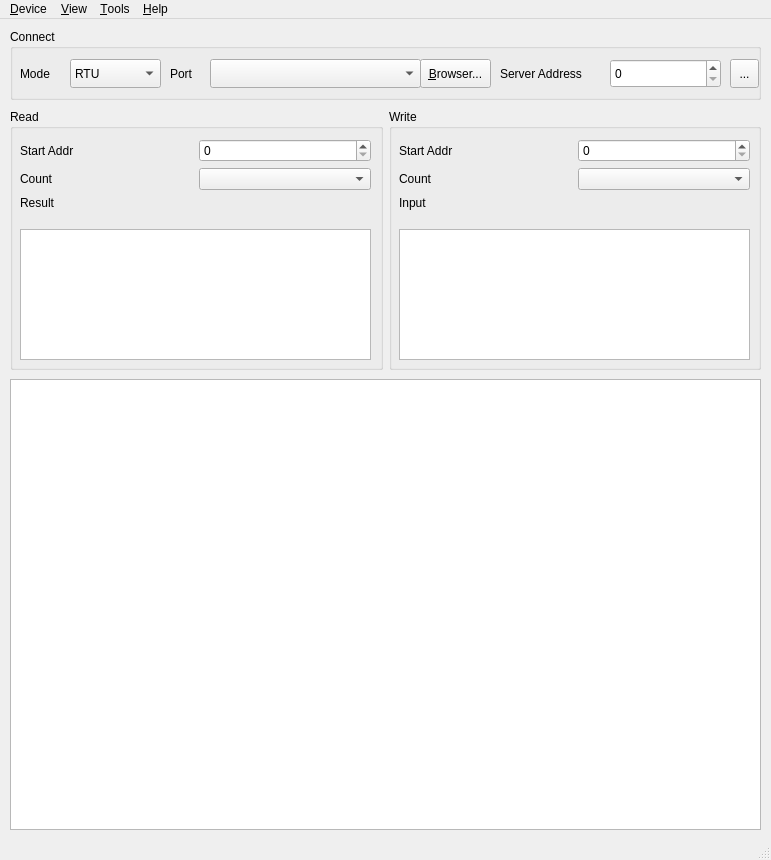
<?xml version="1.0" encoding="UTF-8"?>
<ui version="4.0">
 <class>mainwindow_gui</class>
 <widget class="QMainWindow" name="mainwindow_gui">
  <property name="geometry">
   <rect>
    <x>0</x>
    <y>0</y>
    <width>771</width>
    <height>860</height>
   </rect>
  </property>
  <property name="windowTitle">
   <string>Gas</string>
  </property>
  <property name="documentMode">
   <bool>false</bool>
  </property>
  <property name="dockNestingEnabled">
   <bool>false</bool>
  </property>
  <property name="unifiedTitleAndToolBarOnMac">
   <bool>false</bool>
  </property>
  <widget class="QWidget" name="centralwidget">
   <widget class="QWidget" name="gridLayoutWidget">
    <property name="geometry">
     <rect>
      <x>10</x>
      <y>90</y>
      <width>751</width>
      <height>261</height>
     </rect>
    </property>
    <layout class="QGridLayout" name="gridLayout">
     <item row="0" column="1">
      <widget class="QGroupBox" name="groupBox_3">
       <property name="title">
        <string>Write</string>
       </property>
       <widget class="QWidget" name="gridLayoutWidget_3">
        <property name="geometry">
         <rect>
          <x>10</x>
          <y>30</y>
          <width>351</width>
          <height>91</height>
         </rect>
        </property>
        <layout class="QGridLayout" name="gridLayout_5">
         <item row="1" column="1">
          <widget class="QComboBox" name="comboBox_5"/>
         </item>
         <item row="0" column="1">
          <widget class="QSpinBox" name="spinBox_4"/>
         </item>
         <item row="1" column="0">
          <widget class="QLabel" name="label_10">
           <property name="text">
            <string>Count</string>
           </property>
          </widget>
         </item>
         <item row="3" column="0">
          <spacer name="verticalSpacer_3">
           <property name="orientation">
            <enum>Qt::Vertical</enum>
           </property>
           <property name="sizeHint" stdset="0">
            <size>
             <width>20</width>
             <height>40</height>
            </size>
           </property>
          </spacer>
         </item>
         <item row="0" column="0">
          <widget class="QLabel" name="label_11">
           <property name="text">
            <string>Start Addr</string>
           </property>
          </widget>
         </item>
         <item row="2" column="0">
          <widget class="QLabel" name="label_12">
           <property name="text">
            <string>Input</string>
           </property>
          </widget>
         </item>
        </layout>
       </widget>
       <widget class="QTextEdit" name="textEdit_3">
        <property name="geometry">
         <rect>
          <x>10</x>
          <y>120</y>
          <width>351</width>
          <height>131</height>
         </rect>
        </property>
       </widget>
      </widget>
     </item>
     <item row="0" column="0">
      <widget class="QGroupBox" name="groupBox_2">
       <property name="title">
        <string>Read</string>
       </property>
       <widget class="QWidget" name="gridLayoutWidget_2">
        <property name="geometry">
         <rect>
          <x>10</x>
          <y>30</y>
          <width>351</width>
          <height>91</height>
         </rect>
        </property>
        <layout class="QGridLayout" name="gridLayout_3">
         <item row="1" column="1">
          <widget class="QComboBox" name="comboBox_3"/>
         </item>
         <item row="1" column="0">
          <widget class="QLabel" name="label_5">
           <property name="text">
            <string>Count</string>
           </property>
          </widget>
         </item>
         <item row="0" column="0">
          <widget class="QLabel" name="label_4">
           <property name="text">
            <string>Start Addr</string>
           </property>
          </widget>
         </item>
         <item row="0" column="1">
          <widget class="QSpinBox" name="spinBox_2"/>
         </item>
         <item row="2" column="0">
          <widget class="QLabel" name="label_6">
           <property name="text">
            <string>Result</string>
           </property>
          </widget>
         </item>
         <item row="3" column="0">
          <spacer name="verticalSpacer">
           <property name="orientation">
            <enum>Qt::Vertical</enum>
           </property>
           <property name="sizeHint" stdset="0">
            <size>
             <width>20</width>
             <height>40</height>
            </size>
           </property>
          </spacer>
         </item>
        </layout>
       </widget>
       <widget class="QTextEdit" name="textEdit_2">
        <property name="geometry">
         <rect>
          <x>10</x>
          <y>120</y>
          <width>351</width>
          <height>131</height>
         </rect>
        </property>
       </widget>
      </widget>
     </item>
    </layout>
   </widget>
   <widget class="QTextEdit" name="textEdit">
    <property name="geometry">
     <rect>
      <x>10</x>
      <y>360</y>
      <width>751</width>
      <height>451</height>
     </rect>
    </property>
   </widget>
   <widget class="QGroupBox" name="groupBox_6">
    <property name="geometry">
     <rect>
      <x>10</x>
      <y>10</y>
      <width>751</width>
      <height>71</height>
     </rect>
    </property>
    <property name="title">
     <string>Connect</string>
    </property>
    <widget class="QLabel" name="label_19">
     <property name="geometry">
      <rect>
       <x>160</x>
       <y>30</y>
       <width>30</width>
       <height>29</height>
      </rect>
     </property>
     <property name="text">
      <string>Port</string>
     </property>
    </widget>
    <widget class="QComboBox" name="comboBox_12">
     <property name="geometry">
      <rect>
       <x>200</x>
       <y>30</y>
       <width>211</width>
       <height>29</height>
      </rect>
     </property>
    </widget>
    <widget class="QPushButton" name="pushButton_2">
     <property name="geometry">
      <rect>
       <x>410</x>
       <y>30</y>
       <width>71</width>
       <height>29</height>
      </rect>
     </property>
     <property name="text">
      <string>&amp;Browser...</string>
     </property>
    </widget>
    <widget class="QLabel" name="label_20">
     <property name="geometry">
      <rect>
       <x>10</x>
       <y>30</y>
       <width>41</width>
       <height>29</height>
      </rect>
     </property>
     <property name="text">
      <string>Mode</string>
     </property>
    </widget>
    <widget class="QComboBox" name="comboBox_13">
     <property name="geometry">
      <rect>
       <x>60</x>
       <y>30</y>
       <width>91</width>
       <height>29</height>
      </rect>
     </property>
     <item>
      <property name="text">
       <string>RTU</string>
      </property>
     </item>
     <item>
      <property name="text">
       <string>TCP</string>
      </property>
     </item>
    </widget>
    <widget class="QLabel" name="label_21">
     <property name="geometry">
      <rect>
       <x>490</x>
       <y>30</y>
       <width>105</width>
       <height>29</height>
      </rect>
     </property>
     <property name="text">
      <string>Server Address</string>
     </property>
    </widget>
    <widget class="QSpinBox" name="spinBox_7">
     <property name="geometry">
      <rect>
       <x>600</x>
       <y>30</y>
       <width>111</width>
       <height>29</height>
      </rect>
     </property>
    </widget>
    <widget class="QToolButton" name="toolButton_5">
     <property name="geometry">
      <rect>
       <x>720</x>
       <y>30</y>
       <width>29</width>
       <height>29</height>
      </rect>
     </property>
     <property name="text">
      <string>...</string>
     </property>
     <property name="icon">
      <iconset>
       <normaloff>../../.designer/backup/images/disconnect.png</normaloff>../../.designer/backup/images/disconnect.png</iconset>
     </property>
    </widget>
   </widget>
  </widget>
  <widget class="QStatusBar" name="statusbar"/>
  <widget class="QMenuBar" name="menubar">
   <property name="geometry">
    <rect>
     <x>0</x>
     <y>0</y>
     <width>771</width>
     <height>21</height>
    </rect>
   </property>
   <widget class="QMenu" name="menu_Device">
    <property name="title">
     <string>&amp;Device</string>
    </property>
    <addaction name="action_connect"/>
    <addaction name="action_disconnect"/>
    <addaction name="separator"/>
    <addaction name="action_exit"/>
   </widget>
   <widget class="QMenu" name="menu_Mode">
    <property name="title">
     <string>&amp;View</string>
    </property>
    <widget class="QMenu" name="menu_debug">
     <property name="title">
      <string>&amp;Debug</string>
     </property>
     <property name="icon">
      <iconset>
       <normaloff>../../.designer/backup/images/test.png</normaloff>../../.designer/backup/images/test.png</iconset>
     </property>
     <addaction name="actionBMP280"/>
     <addaction name="actionAHT20"/>
     <addaction name="actionPump"/>
     <addaction name="action_Valve"/>
     <addaction name="action_MCF"/>
    </widget>
    <addaction name="actionmonitor"/>
    <addaction name="separator"/>
    <addaction name="menu_debug"/>
   </widget>
   <widget class="QMenu" name="menu_Option">
    <property name="title">
     <string>&amp;Tools</string>
    </property>
    <addaction name="action_serial"/>
    <addaction name="separator"/>
    <addaction name="actionpwb"/>
   </widget>
   <widget class="QMenu" name="menu_Help">
    <property name="title">
     <string>&amp;Help</string>
    </property>
    <addaction name="action_About"/>
    <addaction name="action_About_Qt"/>
   </widget>
   <addaction name="menu_Device"/>
   <addaction name="menu_Mode"/>
   <addaction name="menu_Option"/>
   <addaction name="menu_Help"/>
  </widget>
  <action name="action_connect">
   <property name="icon">
    <iconset>
     <normaloff>../../.designer/backup/images/connect.png</normaloff>../../.designer/backup/images/connect.png</iconset>
   </property>
   <property name="text">
    <string>&amp;connect</string>
   </property>
   <property name="statusTip">
    <string extracomment="connect device"/>
   </property>
  </action>
  <action name="action_disconnect">
   <property name="icon">
    <iconset>
     <normaloff>../../.designer/backup/images/disconnect.png</normaloff>../../.designer/backup/images/disconnect.png</iconset>
   </property>
   <property name="text">
    <string>&amp;disconnect</string>
   </property>
   <property name="statusTip">
    <string extracomment="discoonect device"/>
   </property>
  </action>
  <action name="action_exit">
   <property name="icon">
    <iconset>
     <normaloff>../../.designer/backup/images/exit.jpeg</normaloff>../../.designer/backup/images/exit.jpeg</iconset>
   </property>
   <property name="text">
    <string>&amp;exit</string>
   </property>
   <property name="statusTip">
    <string extracomment="exit"/>
   </property>
  </action>
  <action name="action_run">
   <property name="icon">
    <iconset>
     <normaloff>../../.designer/backup/images/run.png</normaloff>../../.designer/backup/images/run.png</iconset>
   </property>
   <property name="text">
    <string>&amp;run</string>
   </property>
   <property name="statusTip">
    <string extracomment="Run mode: Dump Recycle Self"/>
   </property>
  </action>
  <action name="action_serial">
   <property name="icon">
    <iconset>
     <normaloff>../../.designer/backup/images/settings.png</normaloff>../../.designer/backup/images/settings.png</iconset>
   </property>
   <property name="text">
    <string>&amp;Serial</string>
   </property>
   <property name="statusTip">
    <string extracomment="Set serial parameters"/>
   </property>
  </action>
  <action name="actionBMP280">
   <property name="icon">
    <iconset>
     <normaloff>../../.designer/backup/images/temperature.png</normaloff>../../.designer/backup/images/temperature.png</iconset>
   </property>
   <property name="text">
    <string>&amp;BMP280</string>
   </property>
   <property name="statusTip">
    <string extracomment="temperatue and pressure"/>
   </property>
  </action>
  <action name="actionAHT20">
   <property name="icon">
    <iconset>
     <normaloff>../../.designer/backup/images/humidity.png</normaloff>../../.designer/backup/images/humidity.png</iconset>
   </property>
   <property name="text">
    <string>&amp;AHT20</string>
   </property>
   <property name="statusTip">
    <string extracomment="humidity"/>
   </property>
  </action>
  <action name="actionPump">
   <property name="icon">
    <iconset>
     <normaloff>../../.designer/backup/images/pump.png</normaloff>../../.designer/backup/images/pump.png</iconset>
   </property>
   <property name="text">
    <string>&amp;Pump</string>
   </property>
   <property name="statusTip">
    <string extracomment="Pump(12-100)"/>
   </property>
  </action>
  <action name="action_Valve">
   <property name="icon">
    <iconset>
     <normaloff>../../.designer/backup/images/vs.png</normaloff>../../.designer/backup/images/vs.png</iconset>
   </property>
   <property name="text">
    <string>&amp;Valve</string>
   </property>
   <property name="statusTip">
    <string extracomment="ValveSwitch (ON dumop OFF recycle) "/>
   </property>
  </action>
  <action name="action_MCF">
   <property name="icon">
    <iconset>
     <normaloff>../../.designer/backup/images/flowmeter.png</normaloff>../../.designer/backup/images/flowmeter.png</iconset>
   </property>
   <property name="text">
    <string>&amp;MFC</string>
   </property>
  </action>
  <action name="actionmonitor">
   <property name="icon">
    <iconset>
     <normaloff>../../.designer/backup/images/monitor.png</normaloff>../../.designer/backup/images/monitor.png</iconset>
   </property>
   <property name="text">
    <string>&amp;Monitor</string>
   </property>
  </action>
  <action name="action_About">
   <property name="text">
    <string>&amp;About</string>
   </property>
  </action>
  <action name="action_About_Qt">
   <property name="text">
    <string>&amp;About Qt</string>
   </property>
  </action>
  <action name="actionpwb">
   <property name="text">
    <string>pwb</string>
   </property>
  </action>
 </widget>
 <resources/>
 <connections/>
</ui>
